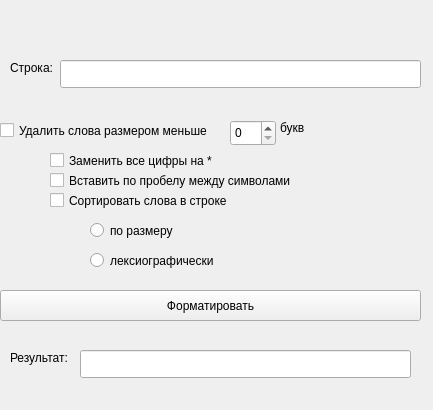
<?xml version="1.0" encoding="UTF-8"?>
<ui version="4.0">
 <class>MainWindow</class>
 <widget class="QMainWindow" name="MainWindow">
  <property name="geometry">
   <rect>
    <x>0</x>
    <y>0</y>
    <width>433</width>
    <height>410</height>
   </rect>
  </property>
  <property name="windowTitle">
   <string>MainWindow</string>
  </property>
  <widget class="QWidget" name="centralwidget">
   <widget class="QLabel" name="label">
    <property name="geometry">
     <rect>
      <x>10</x>
      <y>60</y>
      <width>58</width>
      <height>16</height>
     </rect>
    </property>
    <property name="text">
     <string>Строка:</string>
    </property>
   </widget>
   <widget class="QLineEdit" name="lineEdit">
    <property name="geometry">
     <rect>
      <x>60</x>
      <y>60</y>
      <width>361</width>
      <height>28</height>
     </rect>
    </property>
   </widget>
   <widget class="QSpinBox" name="spinBox">
    <property name="geometry">
     <rect>
      <x>230</x>
      <y>120</y>
      <width>46</width>
      <height>26</height>
     </rect>
    </property>
   </widget>
   <widget class="QLabel" name="label_3">
    <property name="geometry">
     <rect>
      <x>280</x>
      <y>120</y>
      <width>58</width>
      <height>16</height>
     </rect>
    </property>
    <property name="text">
     <string>букв</string>
    </property>
   </widget>
   <widget class="QCheckBox" name="checkBox">
    <property name="geometry">
     <rect>
      <x>50</x>
      <y>150</y>
      <width>231</width>
      <height>21</height>
     </rect>
    </property>
    <property name="text">
     <string>Заменить все цифры на *</string>
    </property>
   </widget>
   <widget class="QCheckBox" name="checkBox_2">
    <property name="geometry">
     <rect>
      <x>50</x>
      <y>190</y>
      <width>201</width>
      <height>21</height>
     </rect>
    </property>
    <property name="text">
     <string>Сортировать слова в строке</string>
    </property>
   </widget>
   <widget class="QCheckBox" name="checkBox_3">
    <property name="geometry">
     <rect>
      <x>0</x>
      <y>120</y>
      <width>231</width>
      <height>21</height>
     </rect>
    </property>
    <property name="text">
     <string>Удалить слова размером меньше </string>
    </property>
   </widget>
   <widget class="QCheckBox" name="checkBox_4">
    <property name="geometry">
     <rect>
      <x>50</x>
      <y>170</y>
      <width>271</width>
      <height>21</height>
     </rect>
    </property>
    <property name="text">
     <string>Вставить по пробелу между символами</string>
    </property>
   </widget>
   <widget class="QRadioButton" name="radioButton">
    <property name="geometry">
     <rect>
      <x>90</x>
      <y>220</y>
      <width>104</width>
      <height>21</height>
     </rect>
    </property>
    <property name="text">
     <string>по размеру</string>
    </property>
   </widget>
   <widget class="QRadioButton" name="radioButton_2">
    <property name="geometry">
     <rect>
      <x>90</x>
      <y>250</y>
      <width>151</width>
      <height>21</height>
     </rect>
    </property>
    <property name="text">
     <string>лексиографически</string>
    </property>
   </widget>
   <widget class="QPushButton" name="pushButton">
    <property name="geometry">
     <rect>
      <x>0</x>
      <y>290</y>
      <width>421</width>
      <height>31</height>
     </rect>
    </property>
    <property name="text">
     <string>Форматировать</string>
    </property>
   </widget>
   <widget class="QLabel" name="label_2">
    <property name="geometry">
     <rect>
      <x>10</x>
      <y>350</y>
      <width>71</width>
      <height>16</height>
     </rect>
    </property>
    <property name="text">
     <string>Результат:</string>
    </property>
   </widget>
   <widget class="QLineEdit" name="lineEdit_2">
    <property name="geometry">
     <rect>
      <x>80</x>
      <y>350</y>
      <width>331</width>
      <height>28</height>
     </rect>
    </property>
   </widget>
  </widget>
 </widget>
 <resources/>
 <connections/>
</ui>
